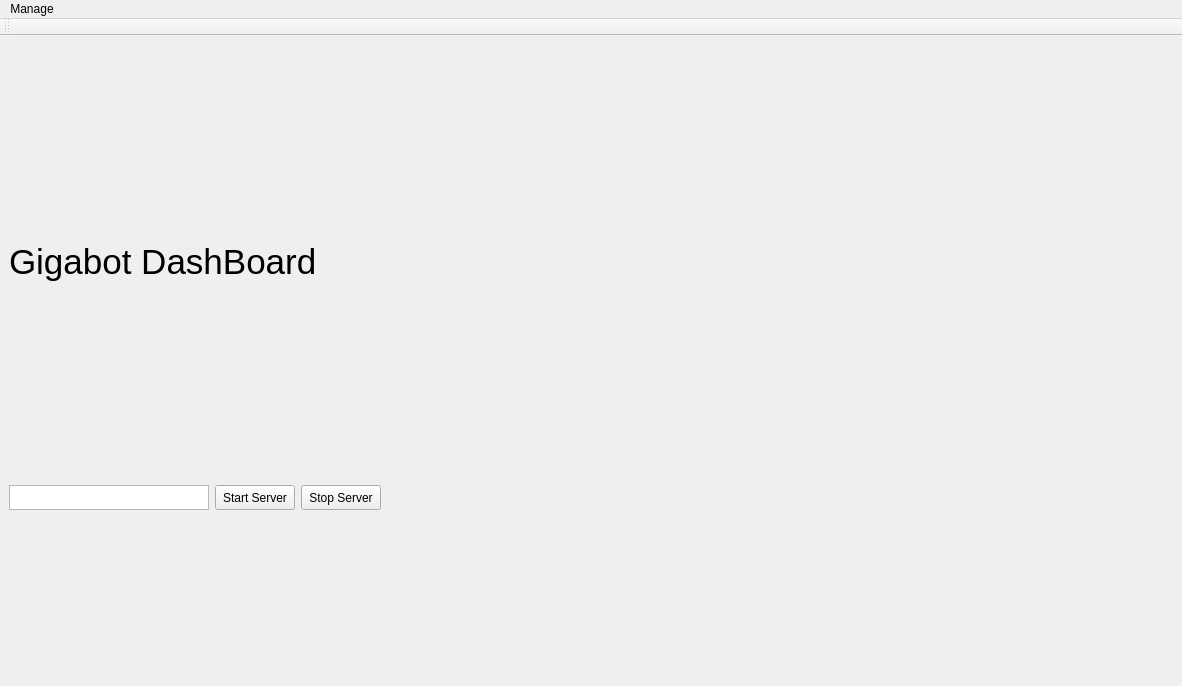
<?xml version="1.0" encoding="UTF-8"?>
<ui version="4.0">
 <class>DashboardWindow</class>
 <widget class="QMainWindow" name="DashboardWindow">
  <property name="geometry">
   <rect>
    <x>0</x>
    <y>0</y>
    <width>1182</width>
    <height>686</height>
   </rect>
  </property>
  <property name="windowTitle">
   <string>Gigabot Dashboard</string>
  </property>
  <widget class="QWidget" name="centralwidget">
   <layout class="QGridLayout" name="gridLayout">
    <item row="0" column="0">
     <layout class="QHBoxLayout" name="Header">
      <item>
       <widget class="QLabel" name="DashboardTitle">
        <property name="sizePolicy">
         <sizepolicy hsizetype="Preferred" vsizetype="Fixed">
          <horstretch>0</horstretch>
          <verstretch>0</verstretch>
         </sizepolicy>
        </property>
        <property name="font">
         <font>
          <pointsize>24</pointsize>
         </font>
        </property>
        <property name="text">
         <string>&lt;html&gt;&lt;head/&gt;&lt;body&gt;&lt;p&gt;&lt;span style=&quot; font-size:26pt;&quot;&gt;Gigabot DashBoard&lt;/span&gt;&lt;/p&gt;&lt;/body&gt;&lt;/html&gt;</string>
        </property>
       </widget>
      </item>
      <item>
       <widget class="QLabel" name="Re3dIcon">
        <property name="sizePolicy">
         <sizepolicy hsizetype="Fixed" vsizetype="Fixed">
          <horstretch>0</horstretch>
          <verstretch>0</verstretch>
         </sizepolicy>
        </property>
        <property name="maximumSize">
         <size>
          <width>100</width>
          <height>100</height>
         </size>
        </property>
        <property name="focusPolicy">
         <enum>Qt::NoFocus</enum>
        </property>
        <property name="text">
         <string/>
        </property>
        <property name="pixmap">
         <pixmap>img/re3d.png</pixmap>
        </property>
        <property name="scaledContents">
         <bool>true</bool>
        </property>
       </widget>
      </item>
     </layout>
    </item>
    <item row="3" column="0">
     <layout class="QVBoxLayout" name="Dashboard"/>
    </item>
    <item row="1" column="0">
     <layout class="QHBoxLayout" name="buttons">
      <property name="sizeConstraint">
       <enum>QLayout::SetDefaultConstraint</enum>
      </property>
      <item>
       <widget class="QTextBrowser" name="ServerStatus">
        <property name="sizePolicy">
         <sizepolicy hsizetype="Fixed" vsizetype="Fixed">
          <horstretch>0</horstretch>
          <verstretch>0</verstretch>
         </sizepolicy>
        </property>
        <property name="minimumSize">
         <size>
          <width>0</width>
          <height>25</height>
         </size>
        </property>
        <property name="maximumSize">
         <size>
          <width>200</width>
          <height>25</height>
         </size>
        </property>
        <property name="verticalScrollBarPolicy">
         <enum>Qt::ScrollBarAlwaysOff</enum>
        </property>
        <property name="horizontalScrollBarPolicy">
         <enum>Qt::ScrollBarAlwaysOff</enum>
        </property>
       </widget>
      </item>
      <item>
       <widget class="QPushButton" name="StartServer">
        <property name="sizePolicy">
         <sizepolicy hsizetype="Minimum" vsizetype="Fixed">
          <horstretch>0</horstretch>
          <verstretch>0</verstretch>
         </sizepolicy>
        </property>
        <property name="minimumSize">
         <size>
          <width>80</width>
          <height>0</height>
         </size>
        </property>
        <property name="maximumSize">
         <size>
          <width>100</width>
          <height>25</height>
         </size>
        </property>
        <property name="text">
         <string>Start Server</string>
        </property>
       </widget>
      </item>
      <item>
       <widget class="QPushButton" name="StopServer">
        <property name="maximumSize">
         <size>
          <width>100</width>
          <height>25</height>
         </size>
        </property>
        <property name="text">
         <string>Stop Server</string>
        </property>
       </widget>
      </item>
      <item>
       <spacer name="horizontalSpacer">
        <property name="orientation">
         <enum>Qt::Horizontal</enum>
        </property>
        <property name="sizeHint" stdset="0">
         <size>
          <width>40</width>
          <height>20</height>
         </size>
        </property>
       </spacer>
      </item>
     </layout>
    </item>
   </layout>
  </widget>
  <widget class="QMenuBar" name="menubar">
   <property name="geometry">
    <rect>
     <x>0</x>
     <y>0</y>
     <width>1182</width>
     <height>22</height>
    </rect>
   </property>
   <property name="nativeMenuBar">
    <bool>false</bool>
   </property>
   <widget class="QMenu" name="Manage">
    <property name="title">
     <string>Manage</string>
    </property>
    <addaction name="AddMachine"/>
    <addaction name="AddLabel"/>
    <addaction name="Settings"/>
    <addaction name="Quit"/>
   </widget>
   <addaction name="Manage"/>
  </widget>
  <widget class="QToolBar" name="toolBar">
   <property name="windowTitle">
    <string>toolBar</string>
   </property>
   <attribute name="toolBarArea">
    <enum>TopToolBarArea</enum>
   </attribute>
   <attribute name="toolBarBreak">
    <bool>false</bool>
   </attribute>
  </widget>
  <action name="AddMachine">
   <property name="text">
    <string>Add Machine</string>
   </property>
  </action>
  <action name="AddLabel">
   <property name="text">
    <string>Add Label</string>
   </property>
  </action>
  <action name="Settings">
   <property name="text">
    <string>Settings</string>
   </property>
  </action>
  <action name="Quit">
   <property name="text">
    <string>Quit</string>
   </property>
  </action>
 </widget>
 <resources/>
 <connections/>
</ui>
